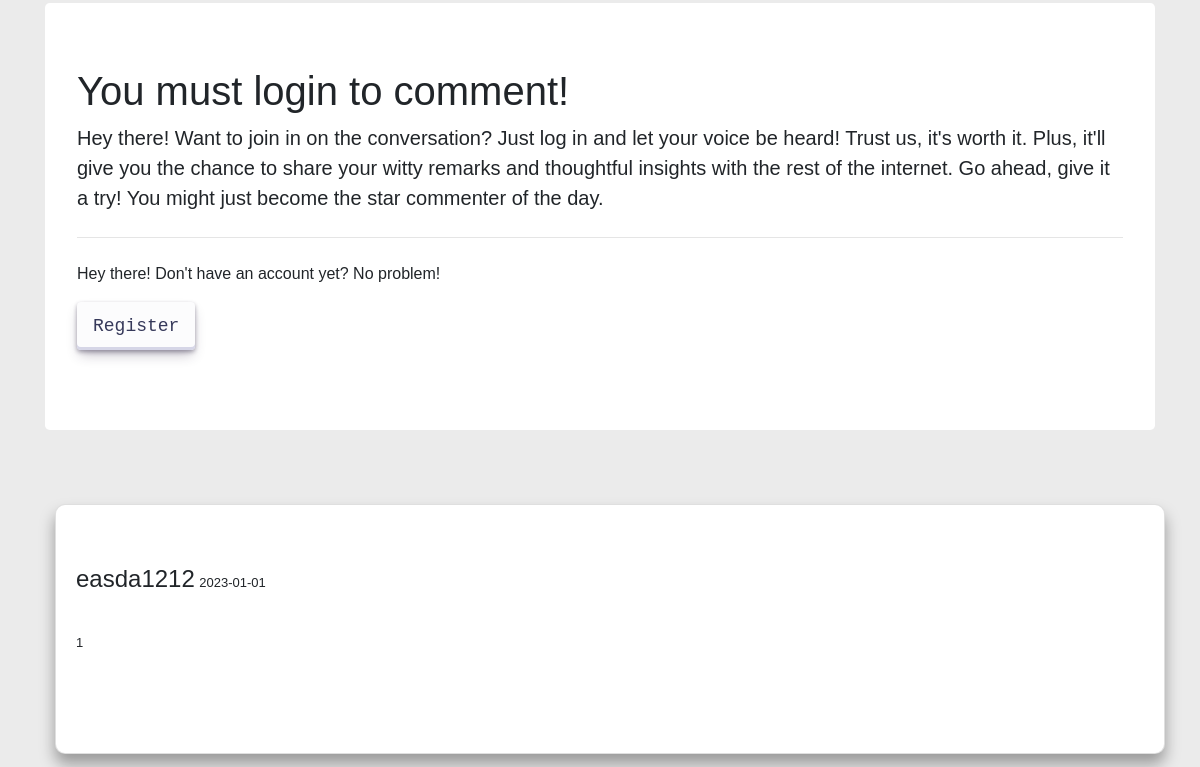
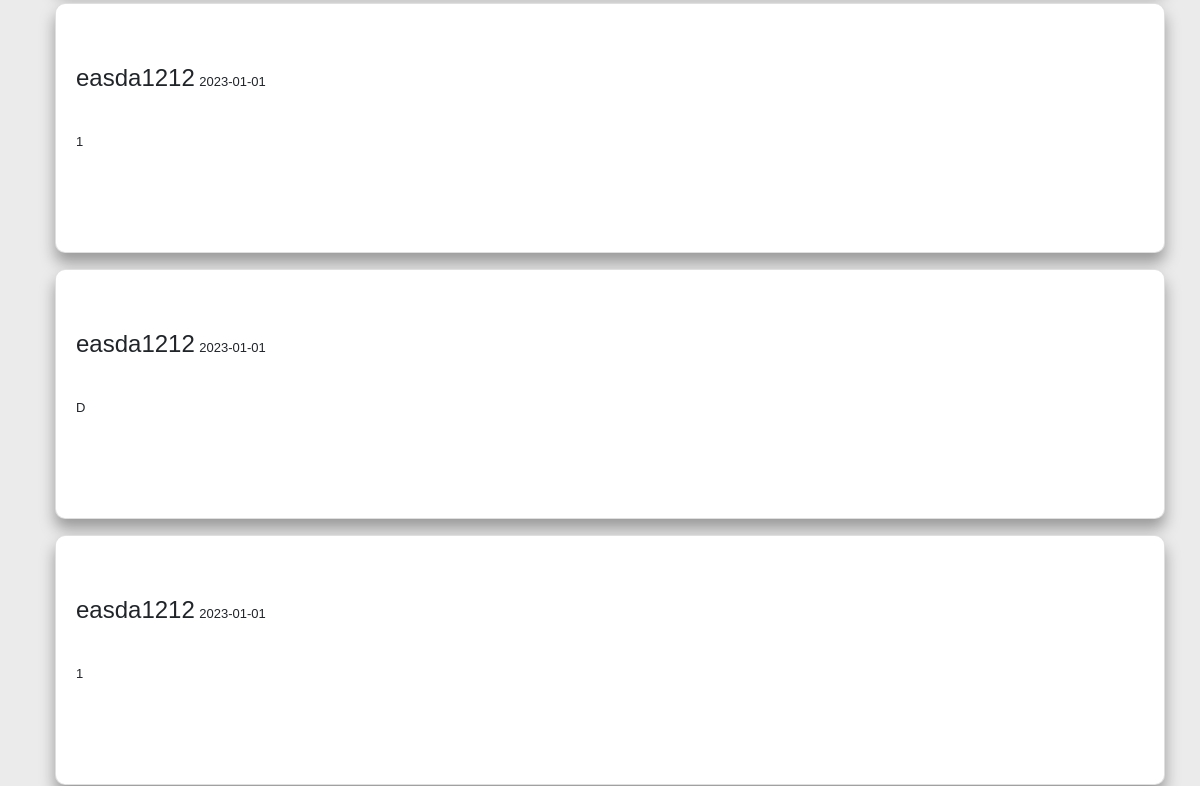
/pages/show/9 (middle part), run on an earlier commit of the app's database (2 pictures, top to bottom).
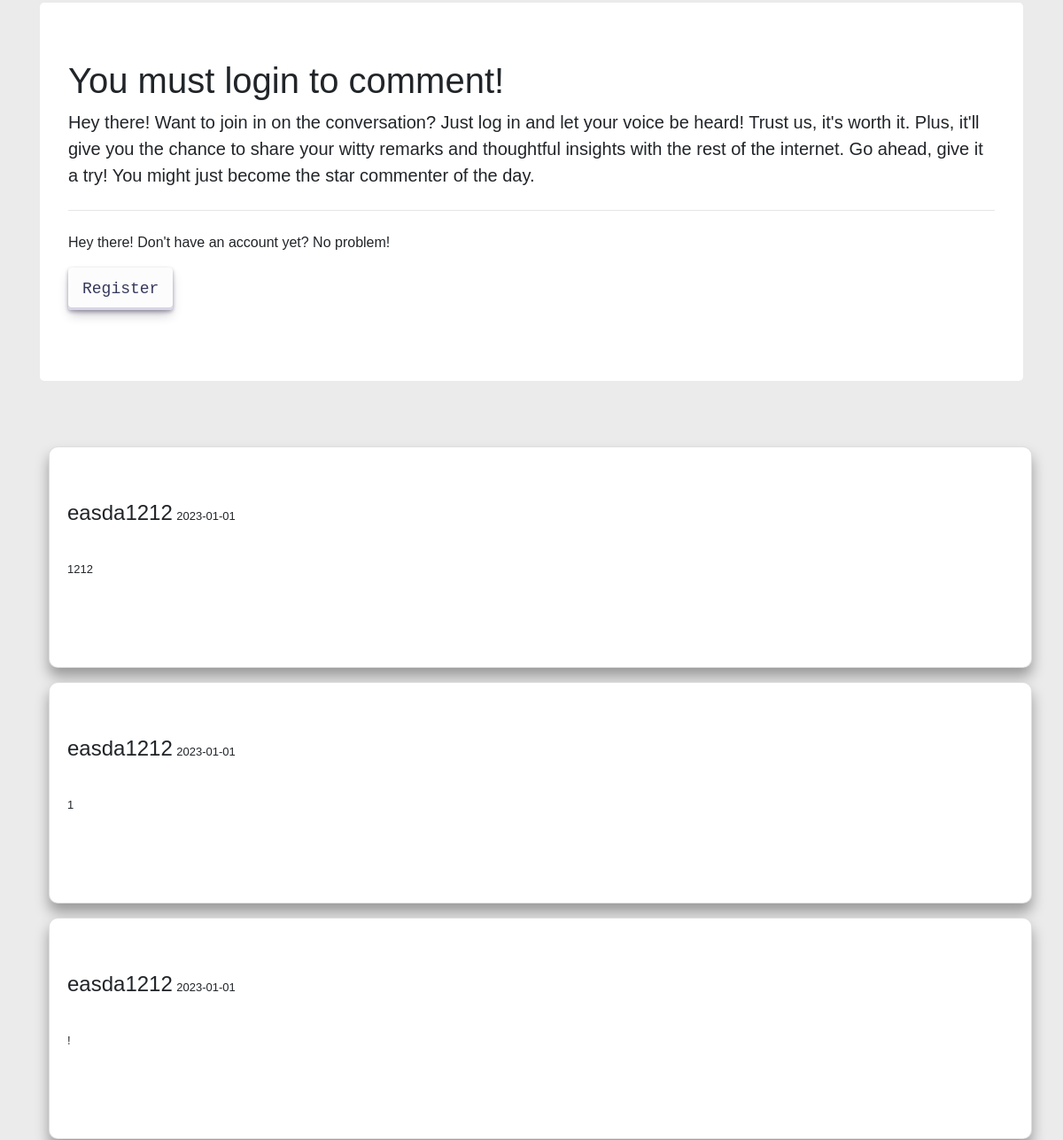
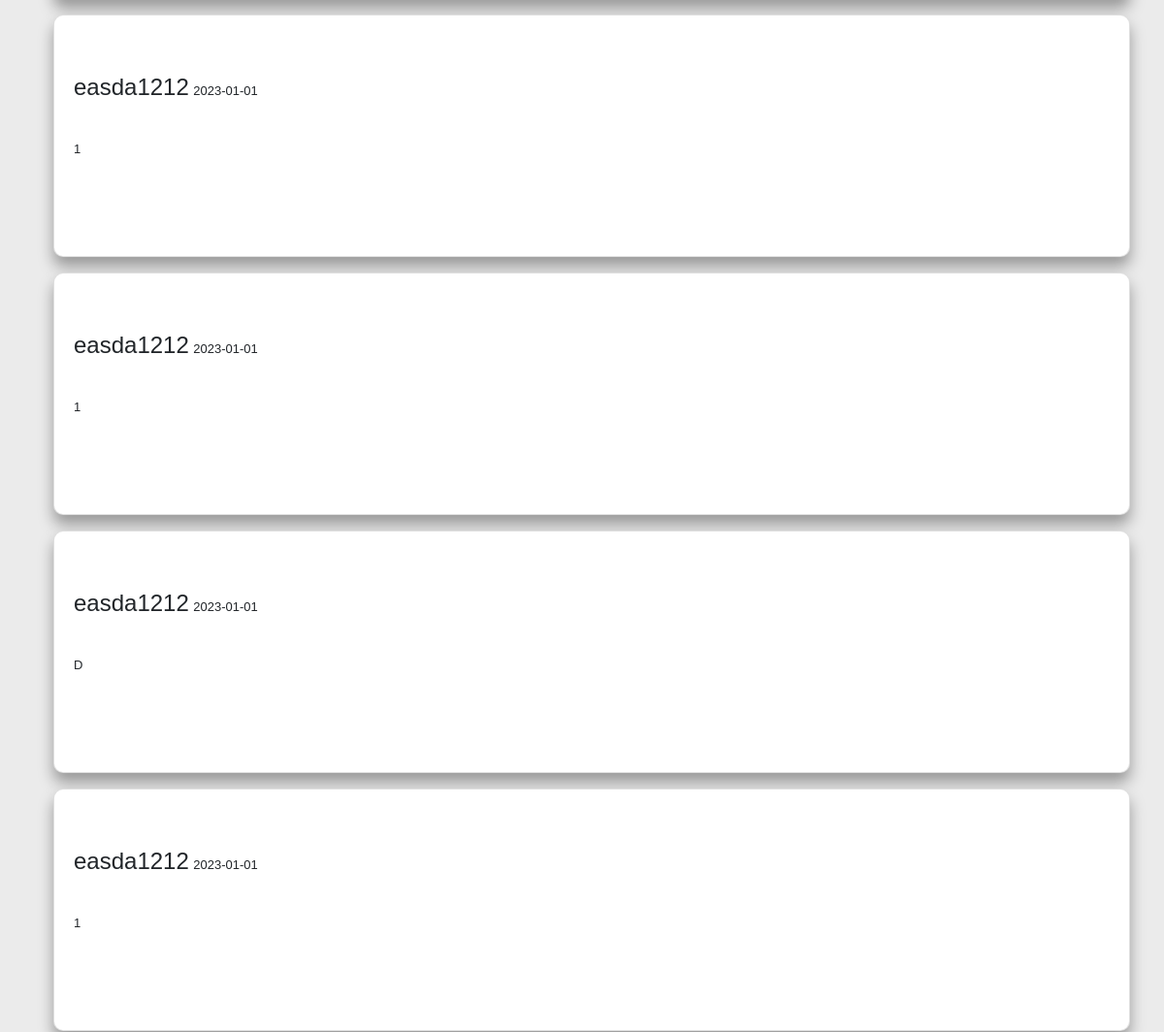
And on a later commit of the database (2 pictures, top to bottom).
### tables this page shows
CREATE TABLE `comments` (
  `postid` int(11) NOT NULL,
  `post_comment` text NOT NULL,
  `date` datetime DEFAULT current_timestamp(),
  `username` varchar(128) NOT NULL,
  `page_id` int(11) DEFAULT NULL
);

### app/controllers/Pages.php (called while the page is built, shortened)
<?php
class Pages extends Controller
{
  public function __construct()
  {
    $this->postModel = $this->model('Post');
  }
  public function show($id)
  {
    $post = $this->postModel->getPostById($id);
    $comments = $this->postModel->getCommentsFromPostWhere_page_id($id);
    $related_posts = $this->postModel->getSimilarPostsWhere_related_posts($post->related_posts, $id);
    $data = [
      'pages' => $post,
      'comments' => $comments,
      'related_posts' => $related_posts
    ];
    $this->view('pages/show', $data);
  }
}

### app/libraries/Core.php (called while the page is built, shortened)
<?php
  class Core {
    protected $currentMethod = 'index';
    public function __construct(){
      $url = $this->getUrl();
      if(file_exists('../app/controllers/' . ucwords($url[0]). '.php')){
        unset($url[0]);
      }
      $this->currentController = new $this->currentController;
      if(isset($url[1])){
        if(method_exists($this->currentController, $url[1])){
          $this->currentMethod = $url[1];
          unset($url[1]);
        }
      }
      $this->params = $url ? array_values($url) : [];
      call_user_func_array([$this->currentController, $this->currentMethod], $this->params);
    }
    public function getUrl(){
      if(isset($_GET['url'])){
        $url = rtrim($_GET['url'], '/');
        $url = filter_var($url, FILTER_SANITIZE_URL);
        $url = explode('/', $url);
        return $url;
      }
    }
  }

### public/index.php (called while the page is built, shortened)
<?php
  $init = new Core;

### app/libraries/Database.php (called while the page is built, shortened)
<?php
  class Database {
    private $host = DB_HOST;
    private $user = DB_USER;
    private $pass = DB_PASS;
    private $dbname = DB_NAME;
    private $dbh;
    private $stmt;
    public function __construct(){
      $dsn = 'mysql:host=' . $this->host . ';dbname=' . $this->dbname;
      $options = array(
        PDO::ATTR_PERSISTENT => true,
        PDO::ATTR_ERRMODE => PDO::ERRMODE_EXCEPTION
      );
      try{
        $this->dbh = new PDO($dsn, $this->user, $this->pass, $options);
      } catch(PDOException $e){
        $this->error = $e->getMessage();
        echo $this->error;
      }
    }
    public function query($sql){
      $this->stmt = $this->dbh->prepare($sql);
    }
    public function bind($param, $value, $type = null){
      if(is_null($type)){
        switch(true){
          default:
            $type = PDO::PARAM_STR;
        }
      }
      $this->stmt->bindValue($param, $value, $type);
    }
    public function execute(){
      return $this->stmt->execute();
    }
    public function resultSet(){
      $this->execute();
      return $this->stmt->fetchAll(PDO::FETCH_OBJ);
    }
  }

### app/models/Post.php (called while the page is built, shortened)
<?php
class Post
{
  private $db;
  public function __construct()
  {
    $this->db = new Database;
  }
  public function getPostById($id)
  {
    $this->db->query('SELECT * FROM posts WHERE id = :id');
    $this->db->bind(':id', $id);
    $row = $this->db->single();
    return $row;
  }
  public function getCommentsFromPostWhere_page_id($page_id)
  {
    $this->db->query("SELECT * FROM comments WHERE page_id = :page_id ORDER BY date DESC");
    $this->db->bind(':page_id', $page_id);
    $results = $this->db->resultSet();
    return $results;
  }
  public function getSimilarPostsWhere_related_posts($related_posts, $id)
  {
    $this->db->query("SELECT * FROM posts WHERE related_posts = :related_posts AND id != :id ORDER BY created_at DESC LIMIT 6");
    $this->db->bind(':related_posts', $related_posts);
    $this->db->bind(':id', $id);
    $results = $this->db->resultSet();
    return $results;
  }
}

### app/views/pages/show.php (the view, shortened to what the changed rows need)
<?php require APPROOT . '/views/inc/header.php'; ?>
<div class='container'>
  <br>
  <?php
  print_r($data['pages']->html);
  ?>
  <?php if (isset($_SESSION['user_id'])) : ?>
    <form action="<?php echo URLROOT; ?>/pages/add" method="post">
      <input type="hidden" name="page_id" value="<?php echo $data['pages']->id; ?>" />
      <div class="form-group show-comment-form-group">
        <label for="post_comment">Comment: <sup>*</sup></label>
        <textarea type="text" name="post_comment" class="open-post-textarea form-control form-control-lg <?php echo (!empty($data['post_comment_err'])) ? 'is-invalid' : ''; ?>" value="<?php echo $data['post_comment']; ?>"></textarea>
        <span class="invalid-feedback"><?php echo $data['post_comment_err']; ?></span>
      </div>
      <div class="open-post-button-container">
        <input type="submit" class="open-post-button" value="Submit">
      </div>
    </form>
  <?php else : ?>
    <div class="jumbotron mustlogin-err">
      <h1 class="display-5">You must login to comment!</h1>
    </div>
  <?php endif; ?>
  <div class="card-container justify-content-center">
    <?php foreach ($data['comments'] as $post) : ?>
      <div class="card card-body mb-3 posts-container">
        <?php
        $dt = new DateTime($post->date);
        $year_month_day = $dt->format('Y-m-d');
        ?>
        <div class="inline-comment-data">
          <h4 class="card-title"><?php echo $post->username; ?> </h4>
          <p class='card-date'><?php echo $year_month_day; ?></p>
        </div>
        <p><?php echo $post->post_comment; ?></p>
      </div>
    <?php endforeach; ?>
  </div>
</div>
<?php require APPROOT . '/views/inc/footer.php'; ?>

What changed in the data, as far as the page shows it:
added comments: username "easda1212", date "2023-01-01", post_comment "1212"
added comments: username "easda1212", date "2023-01-01", post_comment "1"
added comments: username "easda1212", date "2023-01-01", post_comment "!"
